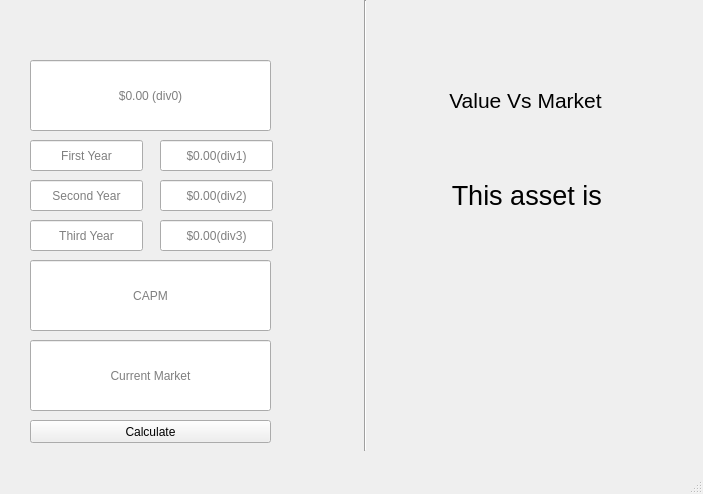
<?xml version="1.0" encoding="UTF-8"?>
<ui version="4.0">
 <class>MainWindow</class>
 <widget class="QMainWindow" name="MainWindow">
  <property name="geometry">
   <rect>
    <x>0</x>
    <y>0</y>
    <width>703</width>
    <height>494</height>
   </rect>
  </property>
  <property name="windowTitle">
   <string>MainWindow</string>
  </property>
  <widget class="QWidget" name="centralwidget">
   <widget class="QLineEdit" name="lineDiv0">
    <property name="geometry">
     <rect>
      <x>30</x>
      <y>60</y>
      <width>241</width>
      <height>71</height>
     </rect>
    </property>
    <property name="text">
     <string/>
    </property>
    <property name="alignment">
     <set>Qt::AlignCenter</set>
    </property>
    <property name="placeholderText">
     <string>$0.00 (div0)</string>
    </property>
   </widget>
   <widget class="QLineEdit" name="lineYr1">
    <property name="geometry">
     <rect>
      <x>30</x>
      <y>140</y>
      <width>113</width>
      <height>31</height>
     </rect>
    </property>
    <property name="text">
     <string/>
    </property>
    <property name="alignment">
     <set>Qt::AlignCenter</set>
    </property>
    <property name="placeholderText">
     <string>First Year</string>
    </property>
   </widget>
   <widget class="QLineEdit" name="lineDiv1">
    <property name="geometry">
     <rect>
      <x>160</x>
      <y>140</y>
      <width>113</width>
      <height>31</height>
     </rect>
    </property>
    <property name="text">
     <string/>
    </property>
    <property name="alignment">
     <set>Qt::AlignCenter</set>
    </property>
    <property name="placeholderText">
     <string>$0.00(div1)</string>
    </property>
   </widget>
   <widget class="QLineEdit" name="lineCAPM">
    <property name="geometry">
     <rect>
      <x>30</x>
      <y>260</y>
      <width>241</width>
      <height>71</height>
     </rect>
    </property>
    <property name="text">
     <string/>
    </property>
    <property name="alignment">
     <set>Qt::AlignCenter</set>
    </property>
    <property name="placeholderText">
     <string>CAPM</string>
    </property>
   </widget>
   <widget class="Line" name="line">
    <property name="geometry">
     <rect>
      <x>340</x>
      <y>0</y>
      <width>51</width>
      <height>451</height>
     </rect>
    </property>
    <property name="orientation">
     <enum>Qt::Vertical</enum>
    </property>
   </widget>
   <widget class="QLineEdit" name="lineCurrent">
    <property name="geometry">
     <rect>
      <x>30</x>
      <y>340</y>
      <width>241</width>
      <height>71</height>
     </rect>
    </property>
    <property name="text">
     <string/>
    </property>
    <property name="alignment">
     <set>Qt::AlignCenter</set>
    </property>
    <property name="placeholderText">
     <string>Current Market</string>
    </property>
   </widget>
   <widget class="QLabel" name="labelValue">
    <property name="geometry">
     <rect>
      <x>400</x>
      <y>60</y>
      <width>251</width>
      <height>81</height>
     </rect>
    </property>
    <property name="font">
     <font>
      <pointsize>16</pointsize>
     </font>
    </property>
    <property name="text">
     <string>Value Vs Market</string>
    </property>
    <property name="textFormat">
     <enum>Qt::RichText</enum>
    </property>
    <property name="alignment">
     <set>Qt::AlignCenter</set>
    </property>
   </widget>
   <widget class="QLabel" name="labelStatment">
    <property name="geometry">
     <rect>
      <x>410</x>
      <y>160</y>
      <width>241</width>
      <height>71</height>
     </rect>
    </property>
    <property name="font">
     <font>
      <pointsize>20</pointsize>
     </font>
    </property>
    <property name="text">
     <string>This asset is </string>
    </property>
    <property name="textFormat">
     <enum>Qt::AutoText</enum>
    </property>
    <property name="alignment">
     <set>Qt::AlignCenter</set>
    </property>
   </widget>
   <widget class="QLabel" name="labelOutput">
    <property name="geometry">
     <rect>
      <x>420</x>
      <y>260</y>
      <width>231</width>
      <height>141</height>
     </rect>
    </property>
    <property name="font">
     <font>
      <pointsize>28</pointsize>
     </font>
    </property>
    <property name="text">
     <string/>
    </property>
    <property name="alignment">
     <set>Qt::AlignCenter</set>
    </property>
   </widget>
   <widget class="QPushButton" name="pushCalculate">
    <property name="geometry">
     <rect>
      <x>30</x>
      <y>420</y>
      <width>241</width>
      <height>23</height>
     </rect>
    </property>
    <property name="text">
     <string>Calculate</string>
    </property>
   </widget>
   <widget class="QLineEdit" name="lineYr1_2">
    <property name="geometry">
     <rect>
      <x>30</x>
      <y>180</y>
      <width>113</width>
      <height>31</height>
     </rect>
    </property>
    <property name="text">
     <string/>
    </property>
    <property name="alignment">
     <set>Qt::AlignCenter</set>
    </property>
    <property name="placeholderText">
     <string>Second Year</string>
    </property>
   </widget>
   <widget class="QLineEdit" name="lineDiv1_2">
    <property name="geometry">
     <rect>
      <x>160</x>
      <y>180</y>
      <width>113</width>
      <height>31</height>
     </rect>
    </property>
    <property name="text">
     <string/>
    </property>
    <property name="alignment">
     <set>Qt::AlignCenter</set>
    </property>
    <property name="placeholderText">
     <string>$0.00(div2)</string>
    </property>
   </widget>
   <widget class="QLineEdit" name="lineYr1_3">
    <property name="geometry">
     <rect>
      <x>30</x>
      <y>220</y>
      <width>113</width>
      <height>31</height>
     </rect>
    </property>
    <property name="text">
     <string/>
    </property>
    <property name="alignment">
     <set>Qt::AlignCenter</set>
    </property>
    <property name="placeholderText">
     <string>Third Year</string>
    </property>
   </widget>
   <widget class="QLineEdit" name="lineDiv1_3">
    <property name="geometry">
     <rect>
      <x>160</x>
      <y>220</y>
      <width>113</width>
      <height>31</height>
     </rect>
    </property>
    <property name="text">
     <string/>
    </property>
    <property name="alignment">
     <set>Qt::AlignCenter</set>
    </property>
    <property name="placeholderText">
     <string>$0.00(div3)</string>
    </property>
   </widget>
  </widget>
  <widget class="QMenuBar" name="menubar">
   <property name="geometry">
    <rect>
     <x>0</x>
     <y>0</y>
     <width>703</width>
     <height>21</height>
    </rect>
   </property>
  </widget>
  <widget class="QStatusBar" name="statusbar"/>
 </widget>
 <resources/>
 <connections/>
</ui>
